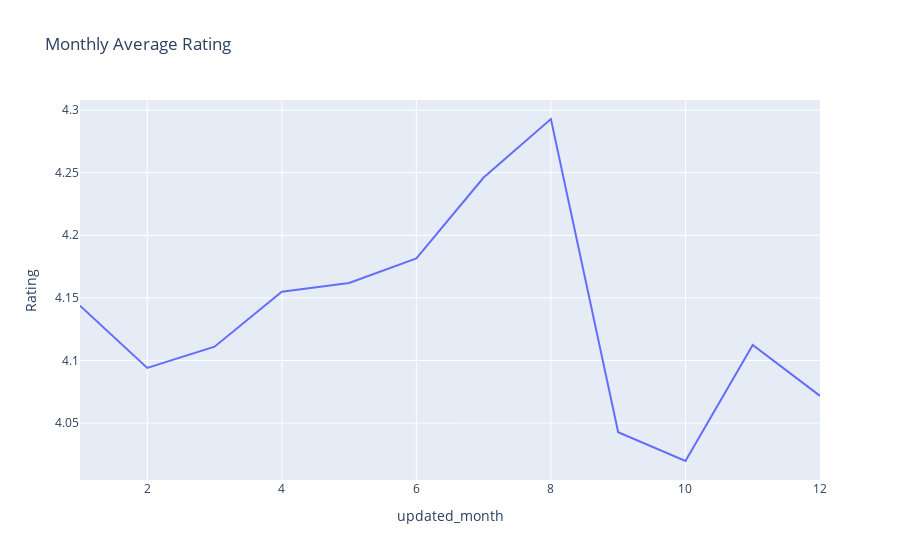

The notebook cell this image was saved under:
### Code cell
#Prepare the plot
fig = px.line(res, x='updated_month', y='Rating', title='Monthly Average Rating')
fig.show()

### Figure 1 — Plotly figure (JSON) as saved in the notebook; plotly's stock layout.template omitted (floating-point values rounded to 4 significant figures)
{"data": [{"hovertemplate": "updated_month=%{x}<br>Rating=%{y}<extra></extra>", "legendgroup": "", "line": {"color": "#636efa", "dash": "solid"}, "marker": {"symbol": "circle"}, "mode": "lines", "name": "", "orientation": "v", "showlegend": false, "type": "scatter", "x": [1, 2, 3, 4, 5, 6, 7, 8, 9, 10, 11, 12], "xaxis": "x", "y": [4.144, 4.094, 4.111, 4.155, 4.162, 4.182, 4.246, 4.293, 4.043, 4.02, 4.112, 4.072], "yaxis": "y"}], "layout": {"legend": {"tracegroupgap": 0}, "title": {"text": "Monthly Average Rating"}, "xaxis": {"anchor": "y", "domain": [0, 1], "title": {"text": "updated_month"}}, "yaxis": {"anchor": "x", "domain": [0, 1], "title": {"text": "Rating"}}}}
